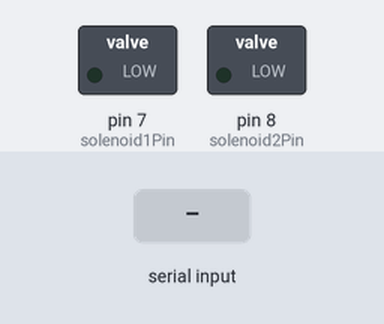
A sketch run on a simulated Arduino Uno, built with avr-gcc and run on an emulated ATmega328P. Shown: switched loads named in the sketch (green lamp = pin HIGH). Dashed ring = blinking. The inputs (shaded band) are chosen by the test bench.

Above: at 1.2 s.
1.3 s: "1" received over Serial
At 1.53 s:
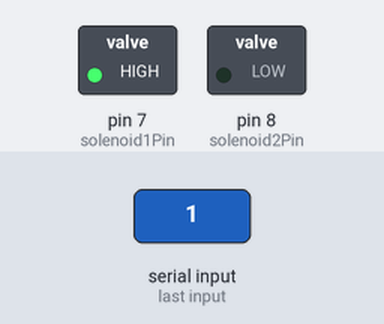
4.3 s: "3" received over Serial
At 4.5 s:
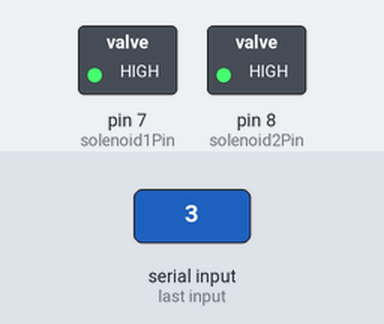
7.3 s: "2" received over Serial
At 7.47 s:
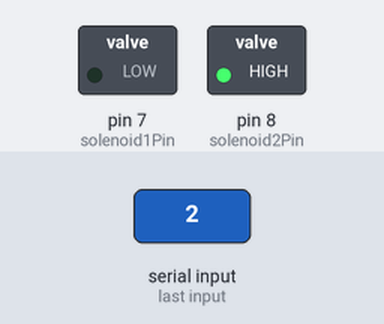
10.3 s: "4" received over Serial
At 10.3 s:
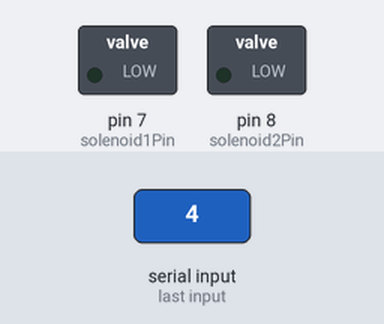
Timing chart, 0 to 12.8 s (numbered marks = the images above; inputs shaded):
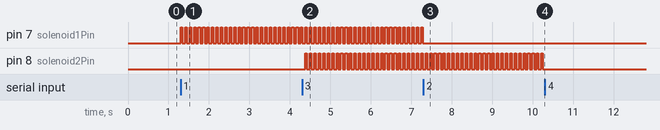

Measured:
- after the input at 1.3 s, pin 7 (solenoid1Pin): alternates HIGH for 0.04 s and LOW for 0.07 s, starting at once
- after the input at 4.3 s, pin 8 (solenoid2Pin): alternates HIGH for 0.04 s and LOW for 0.07 s, starting after 0.08 s
- after the input at 7.3 s, pin 7 (solenoid1Pin): stops changing and stays LOW
- after the input at 10.3 s, pin 8 (solenoid2Pin): stops changing and stays LOW

The sketch:

BOTHFIREAS.ino
```cpp
#include <AccelStepper.h>

const int solenoid1Pin = 7;
const int solenoid2Pin = 8;
bool shouldFire1 = false;
bool shouldFire2 = false;
int toggleState = HIGH;
bool singleFire = false;


void setup() {
  Serial.begin(9600);
  pinMode(solenoid1Pin, OUTPUT);
  pinMode(solenoid2Pin, OUTPUT);
  digitalWrite(solenoid1Pin, LOW);
  digitalWrite(solenoid2Pin, LOW);
}

void loop() {
  if (Serial.available() > 0) {
    char inChar = Serial.read();
    if (inChar == '1' && !shouldFire1) { //trigger is pulled gun1
      shouldFire1 = true;
      digitalWrite(solenoid1Pin, HIGH);
    }
    if (inChar == '2') { //released trigger gun1
      shouldFire1 = false;
    }
    if (inChar == '3' && !shouldFire2) { //trigger is pulled gun2
      shouldFire2 = true;
      digitalWrite(solenoid2Pin, HIGH);
    }
    if (inChar == '4') { //released trigger gun2
      shouldFire2 = false;
    }
    if (inChar == '5') { //switches between autofire and singlefire
      singleFire = !singleFire;
    }
  }
  if(!singleFire){
    if(shouldFire1 && shouldFire2){ //both triggers are pulled in autofire
      digitalWrite(solenoid1Pin, HIGH);
      digitalWrite(solenoid2Pin, HIGH);
      delay(40);
      digitalWrite(solenoid1Pin, LOW);
      digitalWrite(solenoid2Pin, LOW);
      delay(70);
    }
    else {
      if(shouldFire1 && !shouldFire2){ //only gun1 fires in autofire
        digitalWrite(solenoid1Pin, HIGH);
        delay(40);
        digitalWrite(solenoid1Pin, LOW);
        delay(70);
      }
      if(shouldFire2 && !shouldFire1){ //only gun2 fires in autofire
        digitalWrite(solenoid2Pin, HIGH);
        delay(40);
        digitalWrite(solenoid2Pin, LOW);
        delay(70);
      }
    }
  }
  else{
    if(shouldFire1){ //gun1 fires in singlefire
      delay(40);
      digitalWrite(solenoid1Pin, LOW);
      shouldFire1 = false;
    }
    if(shouldFire2){ //gun2 fires in single fire
      delay(40);
      digitalWrite(solenoid2Pin, LOW);
      shouldFire2 = false;
    }
  }
}
```
